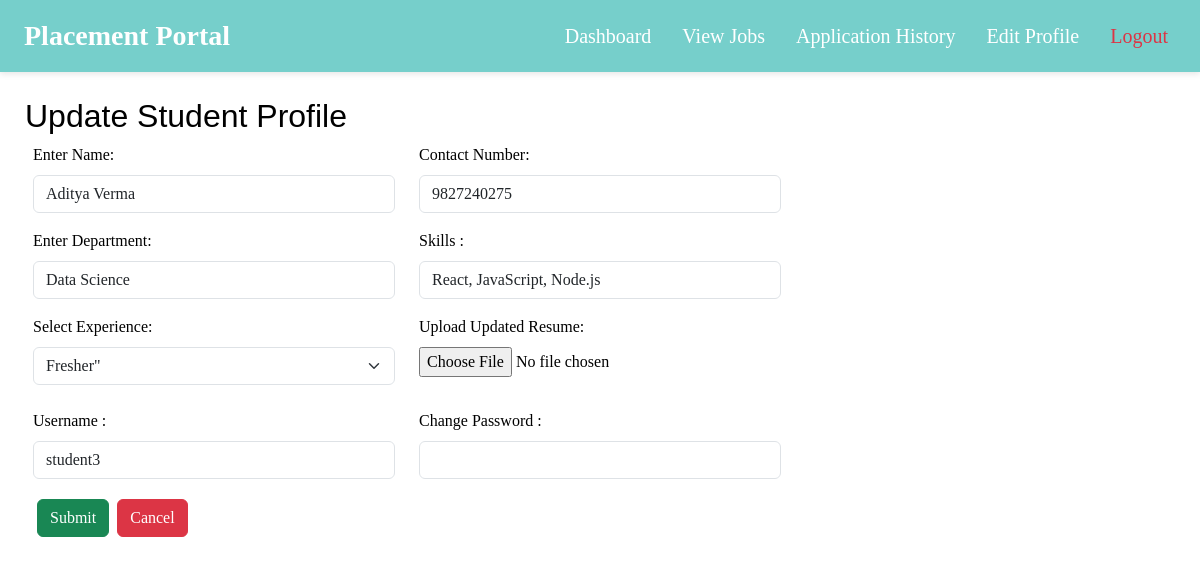
Screenshot of /student/3/editProfile (signed in) with the database file from the repository.
### models.py (models this page shows, shortened)
class Student(db.Model):
    __tablename__ = "students"
    studentId = db.Column(db.Integer,autoincrement = True, primary_key = True )
    userId = db.Column(db.Integer, db.ForeignKey("users.userId"), nullable = False)
    name = db.Column(db.String, nullable = False)
    contactNumber = db.Column(db.Integer , nullable = False)
    department = db.Column(db.String, nullable = False)
    resume = db.Column(db.String, nullable = False)
    experience = db.Column(db.String, nullable = False)
    skills = db.Column(db.String, nullable = False)
    user = db.relationship('User', back_populates = "student")
    applications = db.relationship('Application', back_populates = "student", lazy = True, cascade = "all, delete-orphan")

class User(db.Model, UserMixin):
    __tablename__ = "users"
    userId = db.Column(db.Integer, autoincrement = True, primary_key = True )
    username = db.Column(db.String, unique = True, nullable = False)
    passwordHash = db.Column(db.String , nullable = False)
    role = db.Column(db.String, nullable = False)
    active = db.Column(db.Boolean, nullable = False, default = True)
    student = db.relationship('Student', back_populates = "user", uselist = False, cascade = "all, delete-orphan")
    admin = db.relationship('Admin', back_populates = "user", uselist = False, cascade = "all, delete-orphan")
    company = db.relationship('Company', back_populates = "user", uselist = False, cascade = "all, delete-orphan")

### app.py (the view, shortened to what this page needs)
@app.route('/student/<int:studentId>/editProfile', methods = ['GET','POST'])
@role_required('Student')
def editProfile(studentId):
    if request.method == 'GET':
        student = Student.query.filter_by(studentId = studentId).first_or_404()
        return render_template('./student/editProfile.html', student = student)

### app.py (called while the page is built)
@loginManager.user_loader
def load_user(userId):
    return db.session.get(User, int(userId))

def role_required(role):
    def wrapper(func):
        @wraps(func)
        @login_required
        def decorated_function(*args, **kwargs):
            if current_user.role != role:
                abort(403)
            if current_user.active != True:
                flash("Waiting Admin Approval!", "danger")
            return func(*args,**kwargs)
        return decorated_function
    return wrapper

### templates/student/editProfile.html (shortened to what this page needs)
<!DOCTYPE html>
<html>
    <head>
        <link href="https://cdn.jsdelivr.net/npm/bootstrap@5.3.3/dist/css/bootstrap.min.css" rel="stylesheet">
        <link rel="stylesheet" href="../../static/css/style.css">
    </head>
    <body>
            <nav class="navbar navbar-expand-lg px-4">
        <a class="navbar-brand" href="{{ url_for('showStudentDashboard', studentId = student.studentId ) }}">Placement Portal</a>
        <div class="collapse navbar-collapse">
            <ul class="navbar-nav ms-auto">
                <li class = "nav-item">
                    <a class = "nav-link" href = "{{ url_for('showStudentDashboard', studentId = student.studentId ) }}">Dashboard</a>
                </li>
                <li class = "nav-item">
                    <a class = "nav-link" href = "{{ url_for('viewJobs', studentId = student.studentId) }}">View Jobs</a>
                </li>
                <li class = "nav-item">
                    <a class = "nav-link" href = "{{ url_for('viewHistory' , studentId = student.studentId) }}">Application History</a>
                </li>
                <li class = "nav-item">
                    <a class = "nav-link" href = "{{ url_for('editProfile', studentId = student.studentId) }}">Edit Profile</a>
                </li>
                <li class = "nav-item">
                    <a class = "nav-link text-danger" href = "{{ url_for('logout') }}">Logout</a>
                </li>
            </ul>
        </div>
        </nav>
        <div class = "content">
        <h2>Update Student Profile</h2>
        <form method = "POST" action = "/student/{{ student.studentId }}/editProfile" enctype="multipart/form-data">
            <div class = "d-flex flex-column gap-3 m-2">
            <div class = "row">
                <div class = "col-md-4">
                <label for = "name" class = "form-label">Enter Name: </label>
                <input type = "text" class = "form-control" required value = "{{ student.name }}"name = "name" required>
                </div>
                <div class = "col-md-4">
                <label for = "positionOpen" class = "form-label">Contact Number:</label>
                <input type = "text"  value = "{{ student.contactNumber }}" class = "form-control" required name="contact">
                </div>
            </div>
            <div class = "row">
                <div class = "col-md-4">
                <label for="position" class = "form-label">Enter Department:</label>
                <input type="text" name="dept" class = "form-control"  value = "{{ student.department }}" required>
                </div>
                <div class = "col-md-4">
                <label for = "skills" class = "form-label">Skills :</label>
                <input type = "text" name = "skills"  value = "{{ student.skills }}" class = "form-control" required>
                </div>
            </div>
            <div class = "row">
            <div class = "col-md-4">
                <label for = "exp" class = "form-label">Select Experience: </label>
                <select name = "exp" class="form-select mb-2" required>
                    <option value = "{{ student.experience }}">{{ student.experience }}"</option>
                </select>
                </div>
                 <div class = "col-md-4">
                    <label class  = "form-label" for = "resume">Upload Updated Resume:</label>
                    <input type = "file" class = "form-file" name = "resume">
                </div>
                </div>
                <div class = "row">
                <div class = "col-md-4">
                    <label class = "form-label" for="username">Username :</label>
                    <input type = "text" class = "form-control"  value = "{{ student.user.username }}" name = "username">
                </div>
                <div class = "col-md-4">
                    <label class = "form-label" for = "password">Change Password : </label>
                    <input type = "password" class = "form-control" name = "password">
                </div>
                </div>
            <div class="row">
            <div class = "col-md-4">
            <button type="submit" class = "btn btn-success">Submit</button>
            <a href = "{{ url_for('showStudentDashboard', studentId = student.studentId)}}" class = "btn btn-danger">Cancel</a>
            </div>
            </div>
        </form>
        </div>
    </body>
</html>

### static/css/style.css (style rules this page uses)
body { font-family:'Times New Roman', Times, serif; background-image: url('../images/background.png'); background-size: cover; background-position: center; background-attachment: fixed; color: #000000; }
.navbar { position: sticky; top: 0; z-index: 1030; box-shadow: 0 2px 6px rgba(0, 0, 0, 0.1); background-color: #76cfcb; padding: 10px 20px; }
.navbar-brand { color: white; font-weight: bold; font-size: 28px; }
.nav-link { color: #ffffff; margin-left: 15px; font-size: 20px; }
.content { margin: 25px; }
h2 { font-family: 'Franklin Gothic Medium', 'Arial Narrow', Arial, sans-serif; }
form button { padding: 2px; margin: 4px; }

### rows the page displays
Student: name "Aditya Verma", contact "9827240275", dept "Data Science", skills "React, JavaScript, Node.js", exp "Fresher\""
User: username "student3"
